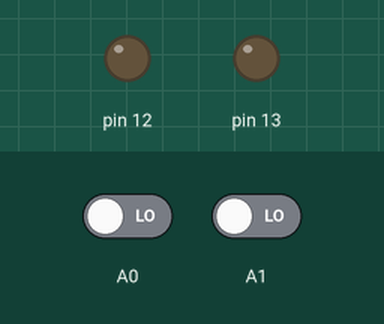
Recording of a sketch running on a simulated Arduino Uno, built with avr-gcc and run on an emulated ATmega328P. Parts: output pins drawn as LEDs (lit = HIGH). The inputs (shaded band) are chosen by the test bench; at power-on: A0 LOW, A1 LOW.

Above: at 1.2 s.
1.3 s: A0 driven HIGH
At 2.0 s:
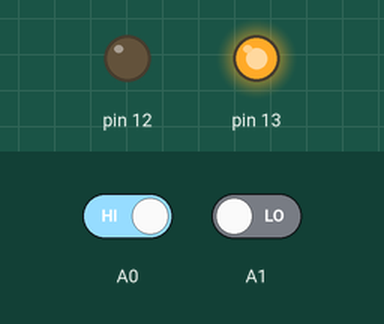
2.8 s: A0 driven LOW
At 3.1 s:
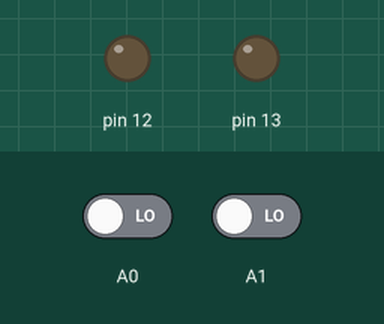
Timing chart, 0 to 5.8 s (numbered marks = the images above; inputs shaded):
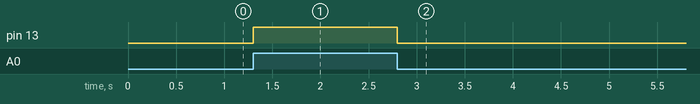

The sketch:

arduino.ino
```cpp
void setup() {
  pinMode(13, OUTPUT);
  pinMode(12,OUTPUT);
  pinMode(A0,INPUT);
  pinMode(A1,INPUT);
}

void loop() {
  int val=digitalRead(A0);
  int val1=digitalRead(A1);
  if(val==1){
    digitalWrite(13,HIGH);
  }
  else{
    digitalWrite(13,LOW);
  }
}
```

Measured:
- after the input at 1.3 s, pin 13: LOW → HIGH at once
- after the input at 2.8 s, pin 13: HIGH → LOW at once
